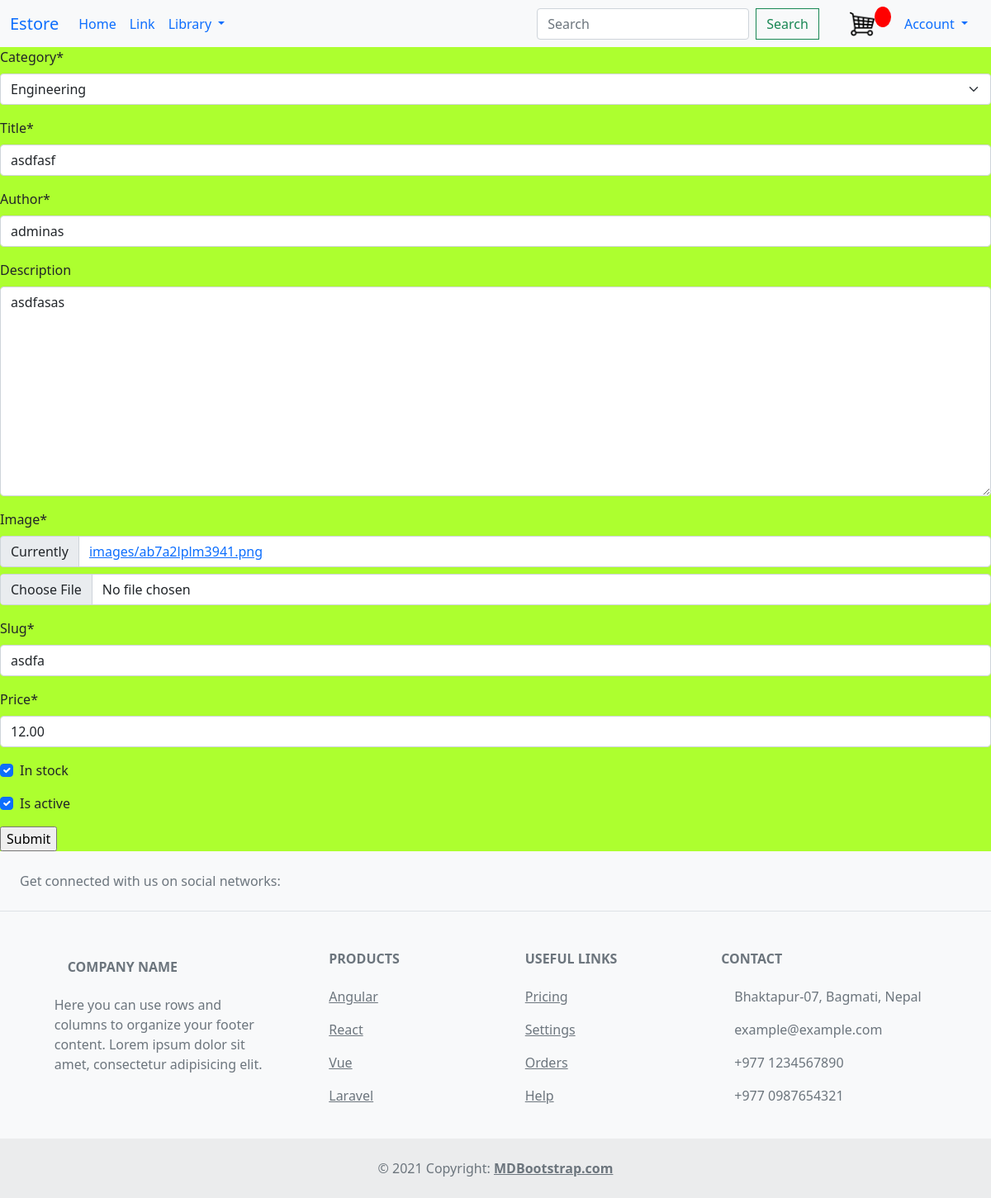
/edit-item/9/ (signed in), run on an earlier commit of the app's database.
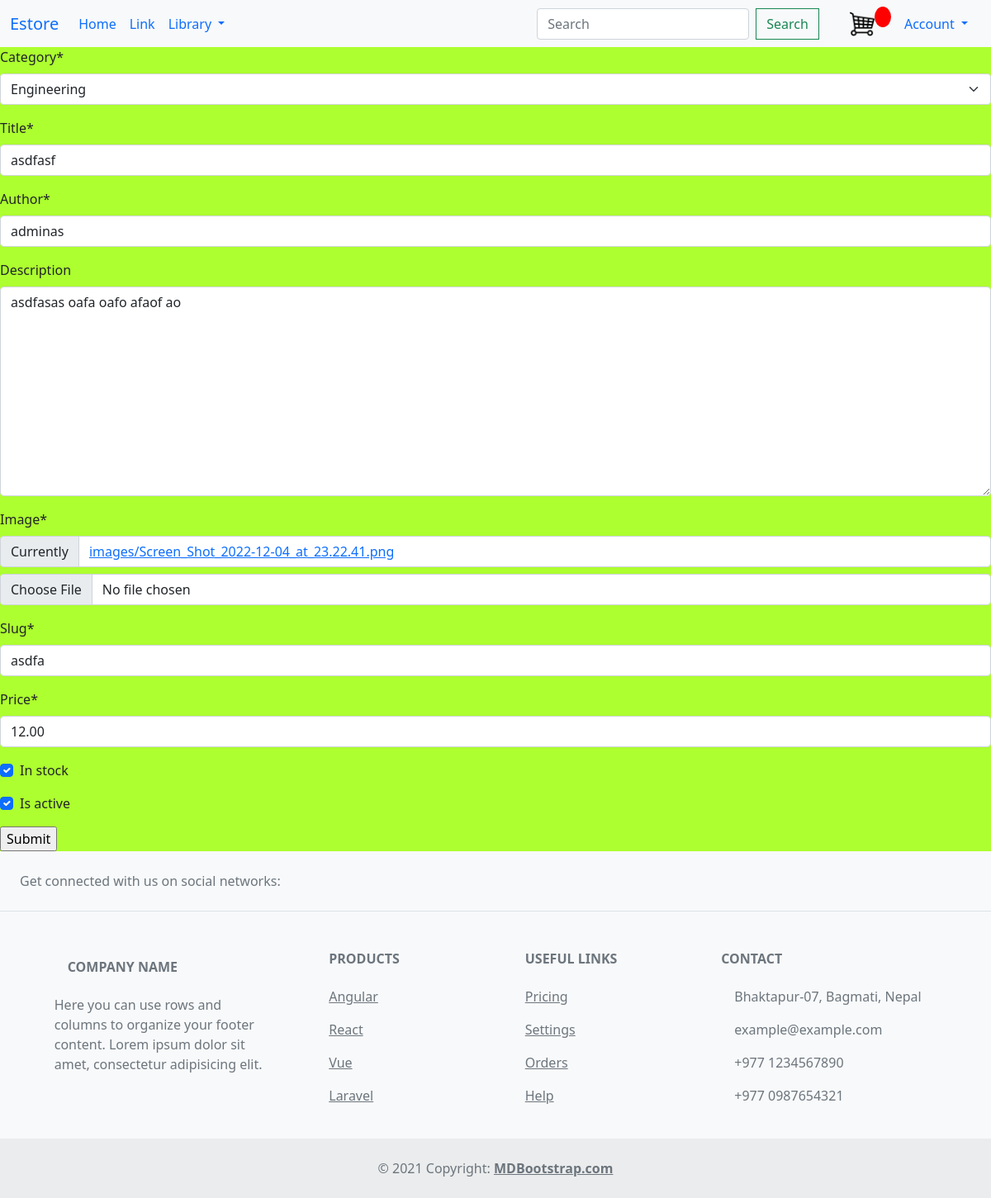
And on a later commit of the database.
### store/models.py (models this page shows, shortened)
class Product(models.Model):
    category = models.ForeignKey(Category,related_name='product', on_delete=models.CASCADE)
    title = models.CharField(max_length=100)
    author = models.CharField(max_length=100, default='admin')
    description = models.TextField(blank=True)
    image = models.ImageField(upload_to = 'images/')
    slug = models.SlugField(max_length=100)
    price = models.DecimalField(max_digits=4, decimal_places=2)
    in_stock = models.BooleanField(default=True)
    is_active = models.BooleanField(default=True)
    created = models.DateTimeField(auto_now_add=True)
    updated = models.DateTimeField(auto_now=True)
    class Meta:
        verbose_name_plural = 'Product'
        ordering = ('-created', )

### store/views.py (the view, shortened to what this page needs)
# urls.py: path('edit-item/<str:pk>/', views.edit_item, name = 'edit-item'),
@login_required
def edit_item(request, pk):
    item = Product.objects.get(id = pk)
    form = ProductForm( request.POST or None, request.FILES or None, instance = item)
    context = {'form':form}
    return render(request, 'store/createproduct.html', context)

### store/forms.py
class ProductForm(ModelForm):
    class Meta:
        model = Product
        fields = '__all__' # this covers all the data of the product class in models

### store/models.py (called while the page is built)
    def get_absolute_url(self):#for dynamic link for category
        return reverse('store:category_list', args=[self.slug])

    def __str__(self):
        return self.name

### store/views.py (called while the page is built)
def categories(request):
    return{
        'categories': Category.objects.all()
    }

### store/templates/store/createproduct.html (shortened to what this page needs)
{% extends 'base.html' %}
{% load crispy_forms_tags %}
{% block content %}
<div>
	<form method="POST" action="#" enctype="multipart/form-data" >
		{{ form|crispy}}
		<input type="submit" value="Submit" />
	</form>
</div>
{% endblock content %}

What changed in the data, as far as the page shows it:
changed Product "Engineering": description "asdfasas" → "asdfasas oafa oafo afaof ao"
Also different on the page:
text no longer shown: "Category * Title * Author * Description Image * Currently images/ab7a2lplm3941.png Slug * Price * In stock Is active"
text now shown: "Category * Title * Author * Description Image * Currently images/Screen_Shot_2022-12-04_at_23.22.41.png Slug * Price * In stock Is active"
